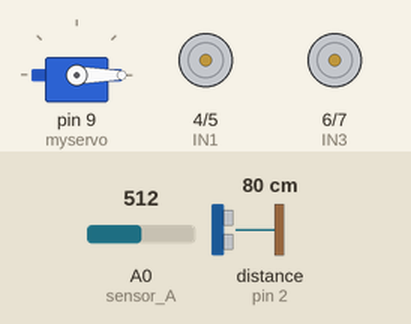
Simulated run of this sketch. Board: Arduino Uno, built with avr-gcc and run on an emulated ATmega328P. Parts: servo, motor-driver pin pairs drawn as motors (green arrow = first pin HIGH = forward, orange = second pin HIGH = backward, longer = more drive). Wiring (inferred from the names in the program): ultrasonic range finder: trigger pin 3; echo pin 2. The inputs (shaded band) are chosen by the test bench; at power-on: A0 (sensor_A) = 512, distance to the obstacle (sensor on pin 2) 80 cm. The echo pulse lasts 58.3 µs per cm; what the sketch prints to the serial monitor is not drawn.

Above: at 1.25 s.
1.5 s: A0 (sensor_A) set to 89
At 2.56 s:
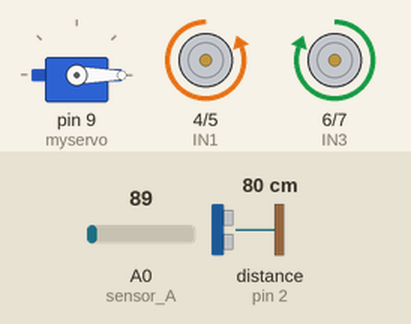
5.0 s: A0 (sensor_A) set to 74
At 7.8 s:
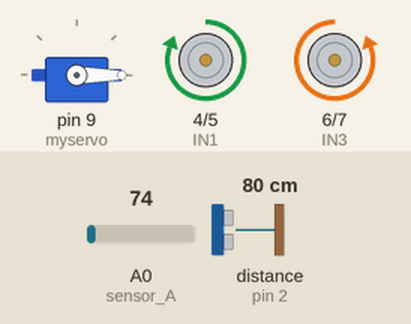
9.8 s: A0 (sensor_A) set to 90
At 10.28 s:
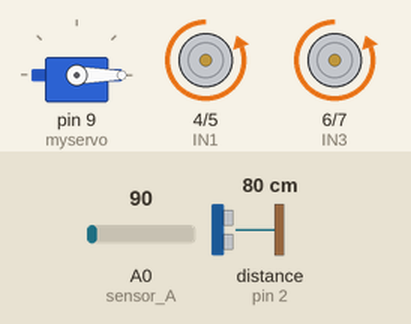
13.3 s: A0 (sensor_A) set to 70
Timing chart, 0 to 17.8 s (numbered marks = the images above; inputs shaded):
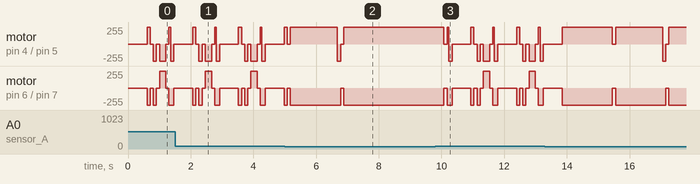

Measured:
- the behaviour switches between 81 and 80 on A0 (sensor_A) (found by bisection; images 1 and 2)
- by itself, motor on pin 6 (IN3) / pin 7 (IN4): alternates backward 255/255 for 1.6 s and stopped for 0.10 s, 4 changes in all, then stays backward 255/255

The sketch:

tansaku_system.ino
```cpp
#include <Servo.h>

Servo myservo;

int i;
int value;

int IN1 = 4;
int IN2 = 5;
int IN3 = 6;
int IN4 = 7;
int TRIG = 3;
int ECHO = 2;
double duration = 0;
double distance = 0;
double speed_of_sound = 331.5 + 0.6 * 25;

bool stopFlag = false;

void DC_motor_a() {
  //前進
  digitalWrite(IN1, LOW); //モーター1:正転
  digitalWrite(IN2, HIGH);
  digitalWrite(IN4, HIGH); //モーター２：反転
  digitalWrite(IN3, LOW);
}

void DC_motor_s() {
  //停止
  digitalWrite(IN1, LOW);  //停止(惰性回転)
  digitalWrite(IN2, LOW);
  digitalWrite(IN4, LOW); //停止(惰性回転)
  digitalWrite(IN3, LOW);
  delay(100);  //移動距離は電圧出力時間に比例する
}

void DC_motor_b() {
  //後退
  digitalWrite(IN1, HIGH); //モーター１：逆転
  digitalWrite(IN2, LOW);
  digitalWrite(IN4, LOW); //モーター２：正転
  digitalWrite(IN3, HIGH);
  delay(2000);
}

void DC_motor_r() {
  //回転
  digitalWrite(IN1, HIGH);  //モーター１：正転
  digitalWrite(IN2, LOW);
  digitalWrite(IN4, HIGH);  //モーター２：正転
  digitalWrite(IN3, LOW);
//  delay(20);
}

void DC_motor_rr() {
  //逆回転
  digitalWrite(IN1, LOW);  //モーター１：逆転
  digitalWrite(IN2, HIGH);
  digitalWrite(IN4, LOW);  //モーター２：逆転
  digitalWrite(IN3, HIGH);
//  delay(20);
}

void servo_0() {
    myservo.write(0);
}

void servo_90() {
  myservo.write(90);
}

void sensor_A() {//out red
  value = analogRead(A0);
  Serial.print("ORed=");
  Serial.print(value);
  Serial.print(" , ");
  if(value <= 80){
    DC_motor_r();
    delay(1500);
  }
}

void sensor_echo() {//echo sensor
  digitalWrite(TRIG, LOW);
  delayMicroseconds(2);
  digitalWrite(TRIG, HIGH);
  delayMicroseconds(10);
  digitalWrite(TRIG, LOW);
  duration = pulseIn(ECHO, HIGH);

  if (duration > 0) {
    duration = duration / 2;
    distance = duration * speed_of_sound * 100 / 1000000;
    Serial.print("Echopulse=");
    Serial.println(distance);
  }
}

void setup() {
  Serial.begin(9600);
  myservo.attach(9, 1000, 2000); // Servoの正しいパルス幅範囲を設定
  servo_0();

  pinMode(ECHO, INPUT);
  pinMode(TRIG, OUTPUT);
  pinMode(IN1, OUTPUT);
  pinMode(IN2, OUTPUT);
  pinMode(IN3, OUTPUT);
  pinMode(IN4, OUTPUT);
}

//先ずは、テスト。ロボットが探索して近づいて3秒経ったら探索再開。
//この時の走行テストでは、見つけて近づいたら自分でオブジェを除去して全部探索して近づけたら成功。
//次の段階で掴む→持ち上げる→離す→腕を降ろすの動作をさせる。
//最終段階でこれをくっつけて完成

void loop() {
  if (!stopFlag) {
    for (int i = 0; i <= 100; i++) {

//      sensor_echo();
//1600は要検討。探索して見つからなかったらその場で回転を続ける

//      DC_motor_rr();
//      delay(50);
//      DC_motor_r(); //ロボット前進
      sensor_A(); //赤外反射センサー検知
      sensor_echo(); //超音波距離センサー検知


//      while(distance <= 60){
//      DC_motor_r();
//        sensor_echo();
//        delay(20);
//        if(distance <= 60){
//          DC_motor_rr();
//          delay(5);
//        }
//      }

        for (int i = 0; i <= 100; i++) {//不採用！！！！！！！！！！！！！！ルンバ形式でつくろう！！！！！！！！！！！！１
          DC_motor_a(); //ロボット後退
          DC_motor_s();
          delay(500);
          sensor_A();

          DC_motor_r();
          delay(100);
          DC_motor_s();
          sensor_A();

          DC_motor_a();
          delay(100);
          DC_motor_s();
          sensor_A();

          DC_motor_rr();
          sensor_A();
          delay(200);
          DC_motor_s();

          DC_motor_r();
          delay(50);
          DC_motor_a();
          delay(100);

          sensor_A(); //赤外反射センサー検知
          sensor_echo(); //超音波距離センサー検知
          if (distance <= 20) { // ポールに近づき, sensor_echo(); で検出した値 (distance)が20以下になったら、
            DC_motor_s(); // ロボット停止
            //servo_90(); // RCサーボを90度する
            //stopFlag = true; // ループを停止するフラグを設定
            delay(1000);
            DC_motor_r();
             delay(500);
            break; // for 文から出る
           }
//        while(value <= 50) { // 黒いテープに近づき, sensor_A() で検出した値 (value)が250以上になったら、
//          DC_motor_r();
//          delay(100);
//          sensor_A();
//          DC_motor_s(); // ロボット停止
//          servo_0(); // RCサーボを0度する
//          break; // for 文から出る
//      }
  }
    }
  }
}
```
